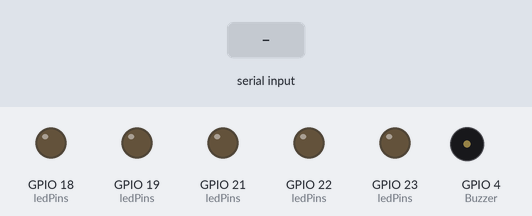
The sketch below on a simulated ESP32. Parts: output pins drawn as LEDs (lit = HIGH), buzzer (waves = sounding, pin HIGH). Inputs (shaded band) come from the test bench. WiFi joins after 1.5 s; servers stay silent unless stated; uploads are accepted with an empty reply; what the sketch prints to the serial monitor is not drawn.

Above: at 3.2 s.
3.3 s: "6.66\n" received over Serial
At 3.9 s:
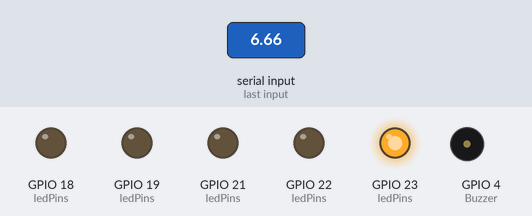
5.0 s: "7.5\n" received over Serial
At 7.7 s:
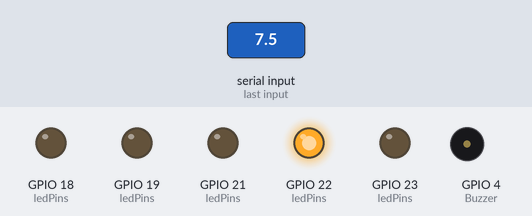
8.0 s: "8.57\n" received over Serial
At 10.2 s:
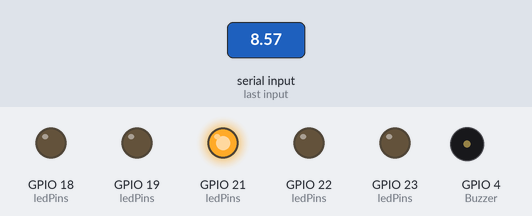
11.0 s: "10.0\n" received over Serial
At 13.8 s:
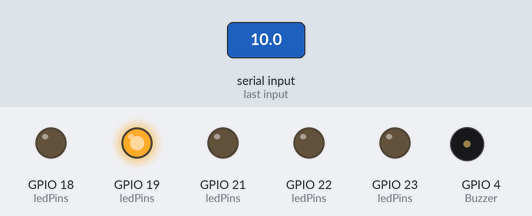
14.0 s: "12.0\n" received over Serial
At 20.1 s:
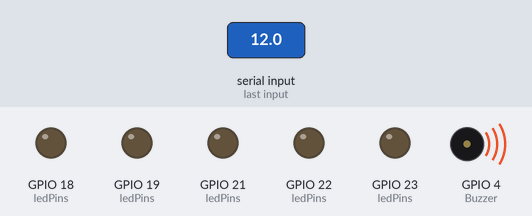
Timing chart, 0 to 22.8 s (numbered marks = the images above; inputs shaded):
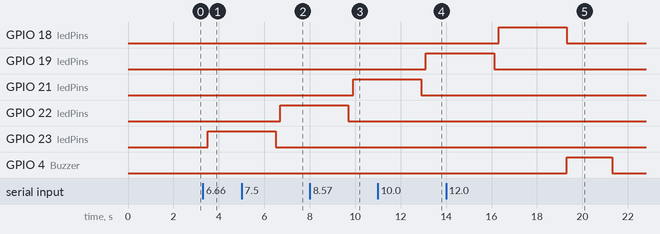

The sketch:

ssvep_patient_assist_esp32.ino
```cpp
#include <Arduino.h>
#include <WiFi.h>
#include <HTTPClient.h>
#include <base64.h>

// --- 1. Configuration: Define your LED pins ---

const int LED_FREQ_1 = 23;   // For 6.66 Hz
const int LED_FREQ_2 = 22;   // For 7.5 Hz
const int LED_FREQ_3 = 21;   // For 8.57 Hz
const int LED_FREQ_4 = 19;  // For 10.0 Hz
const int LED_FREQ_5 = 18;  // For 12.0 Hz

const int Buzzer = 4;
// Array to easily manage all LED pins
const int ledPins[] = {LED_FREQ_1, LED_FREQ_2, LED_FREQ_3, LED_FREQ_4, LED_FREQ_5};
const int numLeds = 5;

WiFiClient client;

const String account_sid = " "; // Account Sid
const String auth_token = " "; // Auth Token
const String twilio_phone_number = " ";
const String to_phone_number = " "; // Receipten Phone Number

const char *ssid = " "; // WiFi ssid
const char *password = " "; // WiFi Password

// --- 2. Setup Function (runs once) ---

void setup() {

  Serial.begin(115200);

  WiFiSetup();

  pinMode(Buzzer, OUTPUT);
  digitalWrite(Buzzer, LOW);

  for (int i = 0; i < numLeds; i++) {
    pinMode(ledPins[i], OUTPUT);
    digitalWrite(ledPins[i], LOW); // Turn all off
  }

  Serial.println("ESP32_Ready");
}

// --- 3. Main Loop ---

void loop() {

  if (Serial.available() > 0) {

    String incomingFrequency = Serial.readStringUntil('\n');
    incomingFrequency.trim();

    turnAllLedsOff();

    // --- 4. Process the Command ---

    if (incomingFrequency == "6.66") {
      triggerAction(LED_FREQ_1, "ALERT: Patient needs WATER.");
      Serial.println("Received data as 6.66");

    }
    else if (incomingFrequency == "7.5") {
      triggerAction(LED_FREQ_2, "ALERT: Patient needs FOOD.");
      Serial.println("Received data as 7.5");

    }
    else if (incomingFrequency == "8.57") {
      triggerAction(LED_FREQ_3, "ALERT: Patient is in PAIN.");
      Serial.println("Received data as 8.57");

    }
    else if (incomingFrequency == "10.0") {
      triggerAction(LED_FREQ_4, "ALERT: Patient needs to be REPOSITIONED.");
      Serial.println("Received data as 10.0");

    }
    else if (incomingFrequency == "12.0") {
      triggerAction(LED_FREQ_5, "ALERT: Patient needs HELP.");
      Serial.println("Received data as 12.0");
      digitalWrite(Buzzer, HIGH);
      delay(2000);
      digitalWrite(Buzzer, LOW);

    }
    else {
      Serial.println("Received unknown command.");
    }
  }
}

// --- 5. Helper Functions ---

void triggerAction(int ledPin, String alertMessage) {

  Serial.println(alertMessage);
  sendSMS(alertMessage);

  digitalWrite(ledPin, HIGH);
  delay(3000);
  digitalWrite(ledPin, LOW);
  Serial.println("Action complete. Waiting for next command...");
}

void turnAllLedsOff() {
  for (int i = 0; i < numLeds; i++) {
    digitalWrite(ledPins[i], LOW);
  }
}

void sendSMS(String message) {
    if (WiFi.status() == WL_CONNECTED) {
        HTTPClient http;

        String url = "https://api.twilio.com/2010-04-01/Accounts/" + account_sid + "/Messages.json";
        String auth = account_sid + ":" + auth_token;
        String encoded_auth = base64::encode(auth);

        String postData = "To=" + to_phone_number + "&From=" + twilio_phone_number + "&Body=" + message;

        http.begin(url);
        http.addHeader("Authorization", "Basic " + encoded_auth);
        http.addHeader("Content-Type", "application/x-www-form-urlencoded");

        int httpResponseCode = http.POST(postData);

        if (httpResponseCode > 0) {
            Serial.print("SMS Sent! Response Code: ");
            Serial.println(httpResponseCode);

            // <-- Notify Python script that SMS was sent
            Serial.println("PYTHON_ALERT:SMS_SENT");
        } else {
            Serial.print("Error sending SMS: ");
            Serial.println(http.errorToString(httpResponseCode));

            // Optional: notify Python script of failure
            Serial.println("PYTHON_ALERT:SMS_FAILED");
        }

        http.end();
    } else {
        Serial.println("WiFi not connected!");
        Serial.println("PYTHON_ALERT:SMS_FAILED");
    }
}

void WiFiSetup() {
    WiFi.mode(WIFI_STA);
    WiFi.begin(ssid, password);

    Serial.print("Connecting to WiFi...");
    unsigned long startTime = millis();

    while (WiFi.status() != WL_CONNECTED) {
        delay(1000);
        Serial.print(".");

        if (millis() - startTime > 20000) {  // Timeout after 20 seconds
            Serial.println("\nWiFi connection failed! Restarting...");
            ESP.restart();
        }
    }
    Serial.println("\nWiFi Connected!");
}
```

Measured:
- after the input at 3.3 s, GPIO 23 (ledPins): LOW → HIGH after 0.20 s
- after the input at 5.0 s, GPIO 22 (ledPins): LOW → HIGH after 1.7 s
- after the input at 8.0 s, GPIO 21 (ledPins): LOW → HIGH after 1.9 s
- after the input at 11.0 s, GPIO 19 (ledPins): LOW → HIGH after 2.1 s
- after the input at 14.0 s, GPIO 18 (ledPins): LOW → HIGH after 2.3 s, → LOW 3.0 s later; GPIO 4 (Buzzer): LOW → HIGH after 5.3 s, → LOW 2.0 s later
